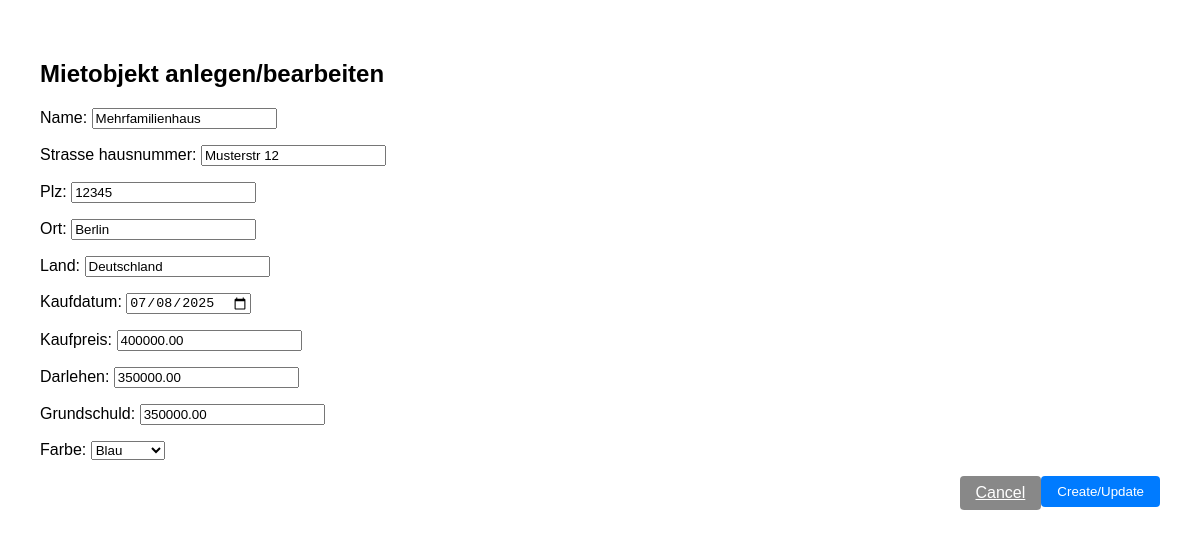
Screenshot of /mietobjekt/1/update/ (signed in) with the database file from the repository.
### kostenpruefung_mietobjekte_app/models.py (models this page shows, shortened)
class Mietobjekt(models.Model):
    created_by = models.ForeignKey(User, on_delete=models.CASCADE, related_name="mietobjekte_created", null=True, blank=True)
    name = models.CharField(max_length=255)
    strasse_hausnummer = models.CharField(max_length=255)
    plz = models.CharField(max_length=10) # 2 - 10 characters (numbers and letters)
    ort = models.CharField(max_length=100)
    land = models.CharField(max_length=100)
    kaufdatum = models.DateField()
    kaufpreis = models.DecimalField(max_digits=10, decimal_places=2)
    darlehen = models.DecimalField(max_digits=10, decimal_places=2)
    grundschuld = models.DecimalField(max_digits=10, decimal_places=2)
    FARBE_CHOICES = [
        ('rot', 'Rot'),
        ('blau', 'Blau'),
        ('gruen', 'Grün'),
        ('gelb', 'Gelb'),
        ('schwarz', 'Schwarz'),
    ]
    farbe = models.CharField(max_length=20, choices=FARBE_CHOICES)

### kostenpruefung_mietobjekte_app/views.py (the view, shortened to what this page needs)
# urls.py: path('mietobjekt/<int:pk>/update/', MietobjektUpdateView.as_view(), name='mietobjekt_update'),
class MietobjektUpdateView(UpdateView):
    model = Mietobjekt
    form_class = MietobjektForm
    template_name = 'kostenpruefung_mietobjekte_app/mietobjekt_form.html'
    def get_queryset(self):
        return Mietobjekt.objects.filter(created_by=self.request.user)

### kostenpruefung_mietobjekte_app/forms.py
class MietobjektForm(forms.ModelForm):
    kaufdatum = forms.DateField(widget=forms.DateInput(attrs={'type': 'date'}))
    class Meta:
        model = Mietobjekt
        exclude = ['created_by']
        widgets = {
            'kaufdatum': forms.DateInput(attrs={'type': 'date'}),
        }

### kostenpruefung_mietobjekte_app/templates/kostenpruefung_mietobjekte_app/mietobjekt_form.html (shortened to what this page needs)
{% load static %}
<!DOCTYPE html>
<html lang="de">
<head>
    <link rel="stylesheet" href="{% static 'kostenpruefung_mietobjekte_app/style.css' %}">
</head>
<body>
<div class="main-content">
    <h2>Mietobjekt anlegen/bearbeiten</h2>
    <form method="post">
        {{ form.as_p }}
        <button type="submit" class="action-btn">Create/Update</button>
        <a href="{% url 'objekt_index' %}" class="action-btn" style="background:#888;">Cancel</a>
    </form>
</div>
</body>
</html>

### kostenpruefung_mietobjekte_app/static/kostenpruefung_mietobjekte_app/style.css (style rules this page uses)
body { margin: 0; font-family: Arial, sans-serif; }
.main-content { flex: 1; padding: 40px; }
.action-btn { float: right; padding: 8px 16px; background: #007bff; color: #fff; border: none; border-radius: 4px; cursor: pointer; margin-bottom: 20px; }

### rows the page displays
Mietobjekt: name "Mehrfamilienhaus", strasse_hausnummer "Musterstr 12", plz "12345", ort "Berlin", land "Deutschland", kaufdatum "07/08/2025", kaufpreis "400000.00", darlehen "350000.00", grundschuld "350000.00", farbe "Blau"
